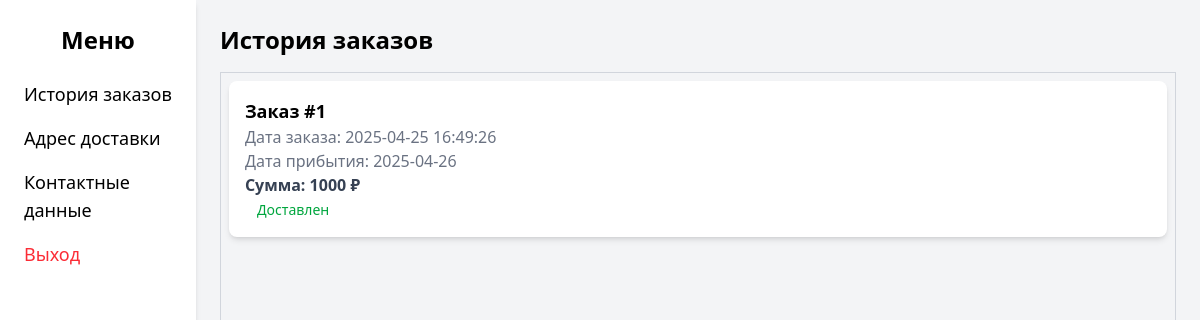
Page /user.php (signed in) on the earlier database version.
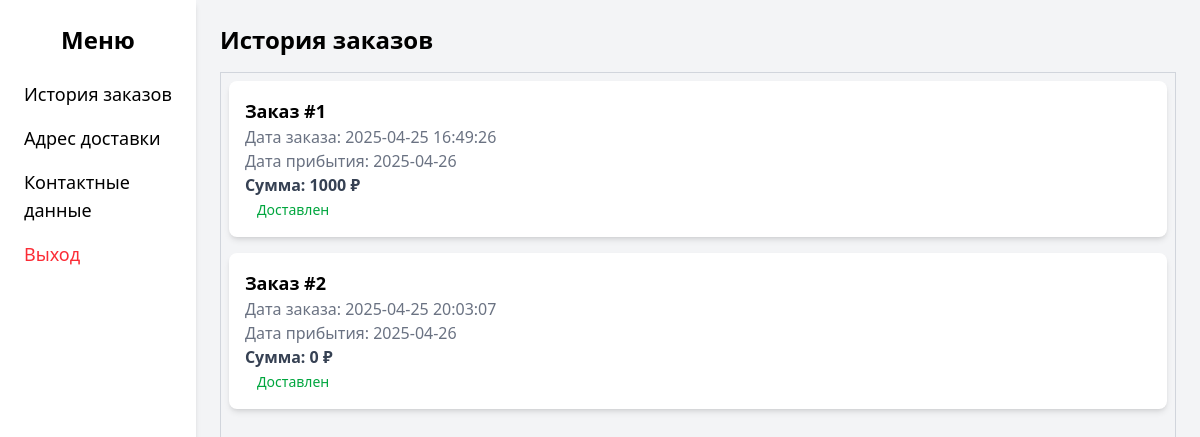
Same page on the later database version.
### tables this page shows
CREATE TABLE `orders` (
  `id` int NOT NULL,
  `dateStart` datetime NOT NULL,
  `dateEnd` date NOT NULL,
  `status` varchar(50) NOT NULL,
  `price` int NOT NULL,
  `ordersUserID` int NOT NULL
);

### php/session/orders.php (called while the page is built, shortened)
<?php
require_once "php/sqlconnect.php";
$query = $conn->prepare("SELECT `id`, `dateStart`, `dateEnd`, `status`, `price` FROM `orders` WHERE `ordersUserID` = ?");
$query->bind_param("i",$_SESSION["id"]);
$query->execute();
$resultOrdersAll = $query->get_result();
?>

### user.php (the view, shortened to what this page needs)
<?php
require_once "php/session.php";
require_once "php/session/orders.php";
?>
<!DOCTYPE html>
<html lang="ru">
<head>
	<link href="src\output.css" rel="stylesheet">
    <link href="src\style.css" rel="stylesheet">
</head>
<body class="bg-gray-100" style="overflow: hidden;">
    <div class="flex h-screen mt-20">
        <div class="w-64 bg-white shadow-md p-6">
            <h2 class="text-2xl font-semibold text-center mb-6">Меню</h2>
            <ul class="space-y-4">
                <li class="hover:text-blue-500"><button id="ordersTab" class="w-full text-left text-lg cursor-pointer">История заказов</button></li>
                <li class="hover:text-blue-500"><button id="addressTab" class="w-full text-left text-lg cursor-pointer">Адрес доставки</button></li>
                <li class="hover:text-blue-500"><button id="contactTab" class="w-full text-left text-lg cursor-pointer">Контактные данные</button></li>
                <li class="hover:text-blue-500"><button id="logoutBtnMenu" class=" w-full text-left text-lg text-red-500 cursor-pointer" >Выход</button></li>
            </ul>
        </div>
        <div class="flex-1 w-full p-6">
            <div id="ordersSection" class="hidden">
                <h2 class="text-2xl font-semibold mb-4">История заказов</h2>
                <ul id="ordersList" class="space-y-4 max-h-[400px] w-full overflow-y-auto border border-gray-300 p-2 rounded-md">
                    <?
                    while($resultOrders = $resultOrdersAll->fetch_assoc())
                    {
                    ?>
                    <li class="bg-white p-4 rounded-lg shadow-md flex justify-between items-center border-l-4 <?echo ($resultOrders["status"] == "Доставлен") ? "border-green-500" : "border-yellow-500";?>">
                        <form>
                            <div>
                                <p class="text-lg font-semibold">Заказ #<?=$resultOrders["id"]?></p>
                                <p class="text-gray-500">Дата заказа: <?=$resultOrders["dateStart"]?></p>
                                <p class="text-gray-500">Дата прибытия: <?=$resultOrders["dateEnd"]?></p>
                                <p class="text-gray-700 font-bold">Сумма: <?=$resultOrders["price"]?> ₽</p>
                                <span class="px-3 py-1 rounded-full text-sm font-medium <?echo ($resultOrders["status"] == "Доставлен") ? "bg-green-100 text-green-600" : "bg-yellow-100 text-yellow-600";?>">
                                    <?=$resultOrders["status"]?>
                                </span>
                            </div>
                        </form>
                    </li>
                    <?
                    }
                    ?>
                </ul>
            </div>
        </div>
    </div>
</body>
</html>

### user.php (style rules this page uses)
#ordersList { overflow-y: scroll; width: 100%; height: 100%; }
#ordersSection { width: 100%; height: calc(100% - 20px); }

Differences in the rows shown:
added orders: id "2", dateStart "2025-04-25 20:03:07", dateEnd "2025-04-26", price "0", status "Доставлен"
